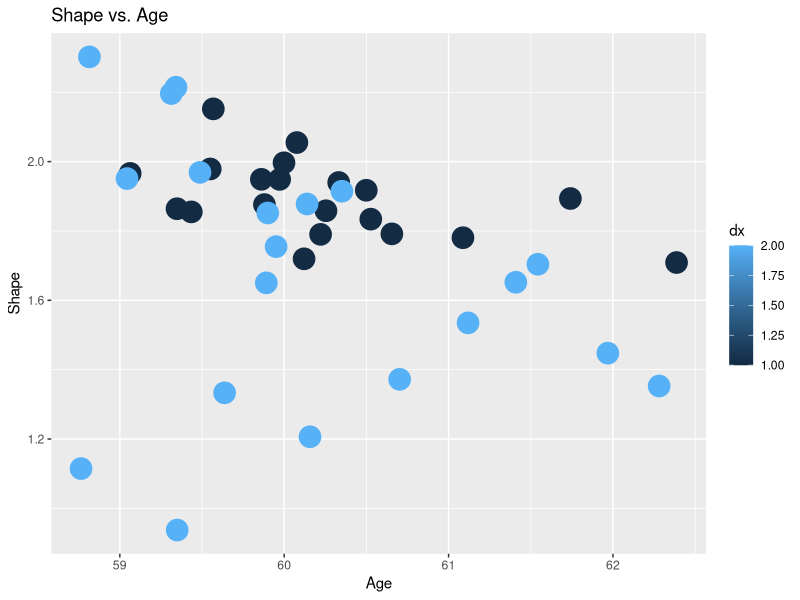
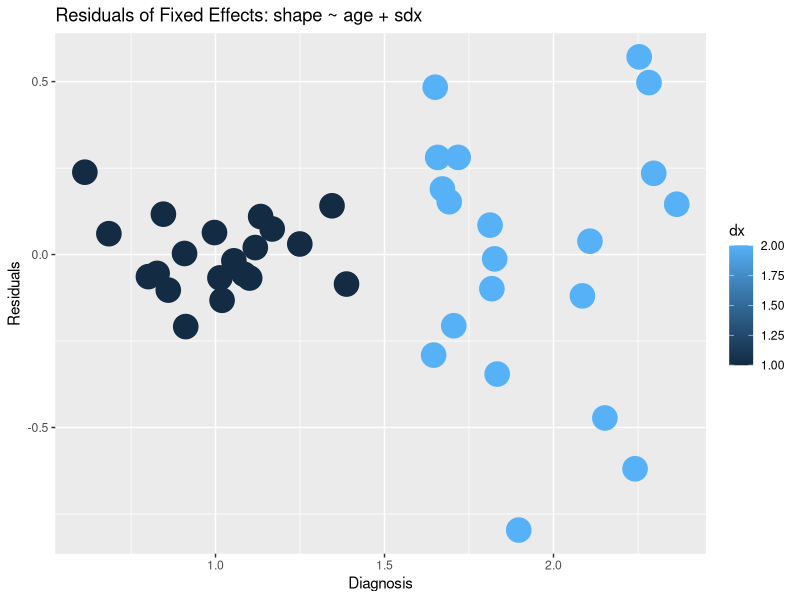
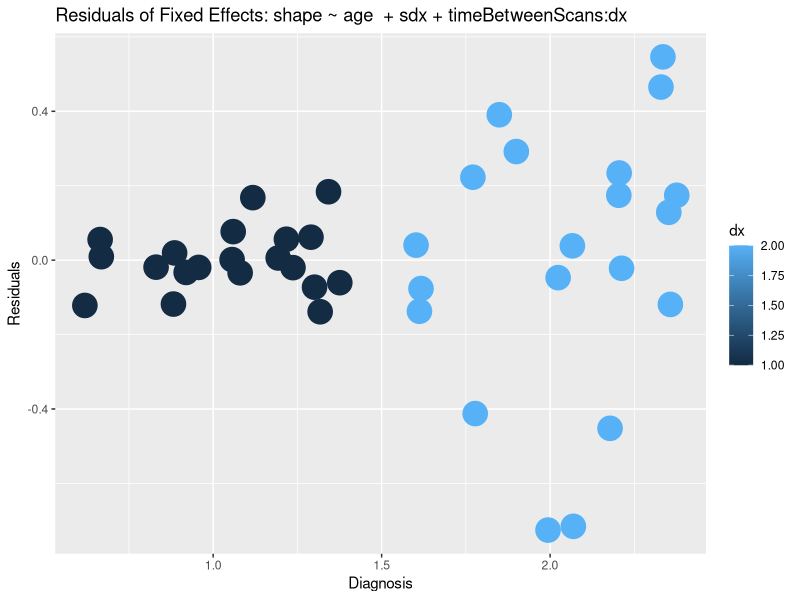
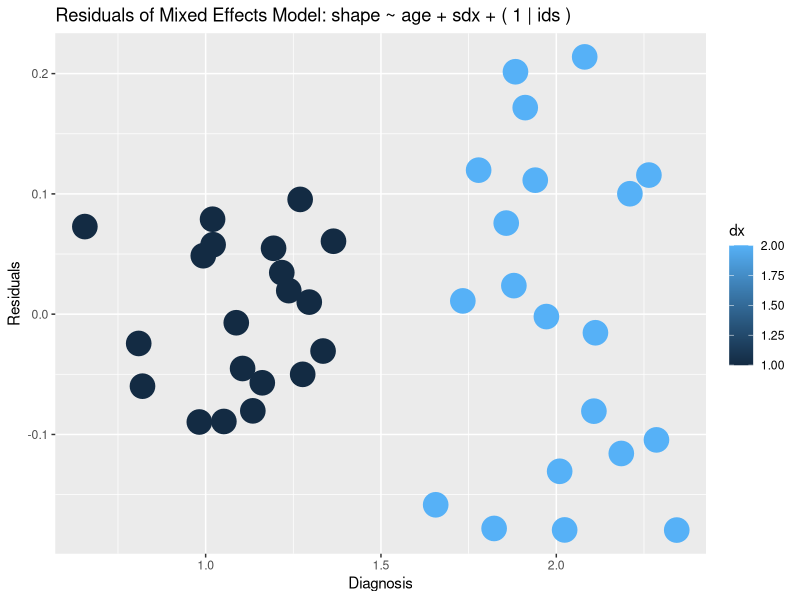
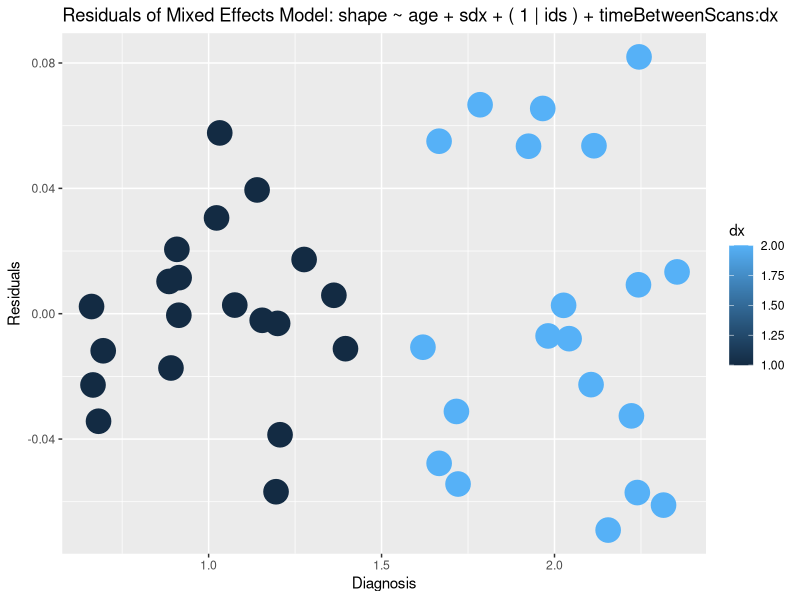

Write R code to recreate these figures, in order.
# Mixed effects model tutorial. Simulate longitudinal data from two groups and 
# use mixed effects and linear models to analyze the result. 
library(lme4);library(lattice); library(nlme); library(ggplot2)

icepts = c(2.00,1.5)            # base starting points.  group 2 is 'atrophied'
slopes = c(-0.2,-0.3)           # simulated slope in groups.  intentionally subtle difference.
noise = c(0.1,0.4)              # different noise levels--key for mixed effects models
epsval = mean(abs(slopes))*0.2  # epsilon error to add to lines
numberOfTimepoints = 2
meanTimeBetweenScans = 0.5
subjectIds = as.character(round(seq(0.500001,20.5,by=0.500001)))

numberOfSubjects = length( unique( subjectIds ))
dx = c(rep(1, numberOfSubjects / 2 * numberOfTimepoints),
      rep(2, numberOfSubjects / 2 * numberOfTimepoints))
numberOfSubjectsInGroup1 = sum( dx == 1 ) / numberOfTimepoints
numberOfSubjectsInGroup2 = sum( dx == 2 ) / numberOfTimepoints
baselineIndices = seq(1, numberOfSubjects * numberOfTimepoints, 
                   by = numberOfTimepoints)


# simulate age at baseline and followup
age = rnorm( numberOfSubjects * numberOfTimepoints ) + 60
age[ baselineIndices + 1 ] = 
  age[ baselineIndices ] + abs( rnorm( numberOfSubjects ) ) * 0.25 + meanTimeBetweenScans
# simulate decline in group 1
jacobianData = rep(NA, length( subjectIds ) )
wh = ( dx[ baselineIndices ] == 1 )
addNoise = rnorm( numberOfSubjectsInGroup1 )
jacobianData[ baselineIndices ][ wh ] = 
  rep( icepts[1], numberOfSubjectsInGroup1 ) + addNoise * noise[1]
timeBetweenScans = age[ baselineIndices + 1][ wh ] - age[ baselineIndices ][ wh ]
baselineJacobianWithNoise = 
  jacobianData[ baselineIndices ][ wh ]+ rnorm( length(timeBetweenScans) ) * epsval
declineRate = slopes[1]
jacobianData[ baselineIndices + 1 ][ wh ] = 
  declineRate * timeBetweenScans + baselineJacobianWithNoise + 
  rnorm( length(declineRate) ) * epsval

# group 2
wh = ( dx[baselineIndices] == 2 )  # new intercept 
addNoise = rnorm( numberOfSubjectsInGroup2 )
jacobianData[ baselineIndices ][ wh ] = 
  rep( icepts[2] , numberOfSubjectsInGroup2 ) + addNoise * noise[2] 
baselineJacobianWithNoise = 
  jacobianData[ baselineIndices ][ wh ]+ rnorm( length(timeBetweenScans) ) * epsval
declineRate = slopes[2] # new slope
timeBetweenScans = age[baselineIndices + 1][ wh ] - age[baselineIndices][ wh ] 
jacobianData[baselineIndices + 1][ wh ] = 
  declineRate * timeBetweenScans + baselineJacobianWithNoise + 
  rnorm( length(timeBetweenScans) ) * epsval

ageAtBaseline = age 
ageAtBaseline[baselineIndices + 1] = ageAtBaseline[ baselineIndices ]
timeBetweenScansAllSubjects = age - ageAtBaseline

# data is done now
mydata = data.frame( ids   = subjectIds,
                     sdx   = dx , 
                     shape = jacobianData, 
                     age   = ageAtBaseline, 
                     dummy = rnorm( length( subjectIds))
                     )

#xyplot( shape ~ age | sdx ,col.line="black", data = mydata, xlab = 'Diagnosis')

jacobianFrame = data.frame( shape = jacobianData, dx = dx, age = age)
ggplot(jacobianFrame, 
       aes(age, shape, colour = dx) ) + 
         geom_point(size = 7) + labs(title = 'Shape vs. Age', x = 'Age', y = 'Shape')

# construct models
fixedFxModel1 = lm( shape ~ age + sdx, data = mydata )
fixedFxModel2 = lm(shape ~ age + sdx + timeBetweenScansAllSubjects:dx, 
                   data = mydata)
mixedFxModel1 = lmer( shape ~ age + sdx + ( 1 | ids ), data = mydata )
mixedFxModel2 = 
  lmer( shape ~ age + sdx + ( 1 | ids ) + timeBetweenScansAllSubjects:dx, 
        data = mydata )
# examine fixed effects model--misleading stats because of inappropriate fit
print(summary(fixedFxModel2))
print(summary(mixedFxModel2))

print( paste( "Standard:",
              anova(fixedFxModel1,fixedFxModel2)$Pr[2] ,
              " Mixed",
              anova(mixedFxModel1, mixedFxModel2)$Pr[2]  ))

#########################################################################
############################  Plotting  #################################
#########################################################################
plot.data = data.frame(dx = mydata$sdx, 
                       fixedResid1 = residuals(fixedFxModel1),
                       fixedResid2 = residuals(fixedFxModel2), 
                       mixedResid1 = residuals(mixedFxModel1), 
                       mixedResid2 = residuals(mixedFxModel2))

ggplot(plot.data, 
       aes(dx, fixedResid1, colour = dx), 
       aes_string(shape = as.character(dx))) + 
         geom_point(position = "jitter", width = 0.05, size = 8) + 
         labs(title = 'Residuals of Fixed Effects: shape ~ age + sdx', 
              x = 'Diagnosis', y = 'Residuals')
ggplot(plot.data, 
       aes(dx, fixedResid2, colour = dx, size = 3), 
       aes_string(shape = as.character(dx))) + 
         geom_point(position = "jitter", width = 0.05, size = 8) + 
         labs(title = paste('Residuals of Fixed Effects: shape ~ age', 
                            ' + sdx + timeBetweenScans:dx'), 
              x = 'Diagnosis', y = 'Residuals')
ggplot(plot.data, 
       aes(dx, mixedResid1, colour = dx), 
       aes_string(shape = as.character(dx))) + 
         geom_point(position = "jitter", width = 0.05, size = 8) + 
         labs(title = paste('Residuals of Mixed Effects Model:', 
                            'shape ~ age + sdx + ( 1 | ids )'), 
              x = 'Diagnosis', y = 'Residuals')
ggplot(plot.data, 
       aes(dx, mixedResid2, colour = dx), 
       aes_string(shape = as.character(dx))) + 
         geom_point(position = "jitter", width = 0.05, size = 8) + 
         labs(title = paste('Residuals of Mixed Effects Model:', 
                            'shape ~ age + sdx + ( 1 | ids ) + timeBetweenScans:dx'), 
                            x = 'Diagnosis', y = 'Residuals')